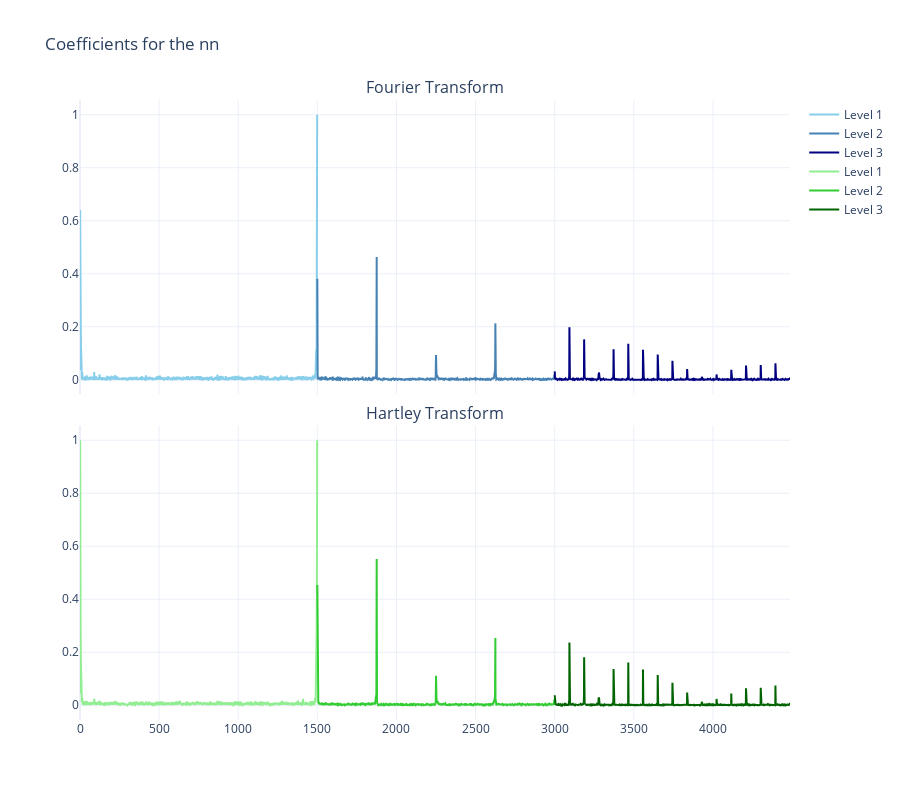

Notebook code for this chart:
### Markdown cell above
#### Plotting the final coefficients

### Code cell
plot_coefs(norm_groupeddata, norm_groupeddatadft)

### Figure 1 — Plotly figure (JSON) as saved in the notebook; plotly's stock layout.template omitted (floating-point values rounded to 4 significant figures; data arrays with more than 128 entries replaced by an {"elided": "..."} marker saying what was removed)
{"data": [{"line": {"color": "skyblue", "width": 2}, "mode": "lines", "name": "Level 1", "type": "scatter", "x": {"elided": "1500 int values"}, "xaxis": "x", "y": {"elided": "1500 float values"}, "yaxis": "y"}, {"line": {"color": "steelblue", "width": 2}, "mode": "lines", "name": "Level 2", "type": "scatter", "x": {"elided": "1500 int values"}, "xaxis": "x", "y": {"elided": "1500 float values"}, "yaxis": "y"}, {"line": {"color": "navy", "width": 2}, "mode": "lines", "name": "Level 3", "type": "scatter", "x": {"elided": "1488 int values"}, "xaxis": "x", "y": {"elided": "1488 float values"}, "yaxis": "y"}, {"line": {"color": "lightgreen", "width": 2}, "mode": "lines", "name": "Level 1", "type": "scatter", "x": {"elided": "1500 int values"}, "xaxis": "x2", "y": {"elided": "1500 float values"}, "yaxis": "y2"}, {"line": {"color": "limegreen", "width": 2}, "mode": "lines", "name": "Level 2", "type": "scatter", "x": {"elided": "1500 int values"}, "xaxis": "x2", "y": {"elided": "1500 float values"}, "yaxis": "y2"}, {"line": {"color": "darkgreen", "width": 2}, "mode": "lines", "name": "Level 3", "type": "scatter", "x": {"elided": "1488 int values"}, "xaxis": "x2", "y": {"elided": "1488 float values"}, "yaxis": "y2"}], "layout": {"annotations": [{"font": {"size": 16}, "showarrow": false, "text": "Fourier Transform", "x": 0.5, "xanchor": "center", "xref": "paper", "y": 1, "yanchor": "bottom", "yref": "paper"}, {"font": {"size": 16}, "showarrow": false, "text": "Hartley Transform", "x": 0.5, "xanchor": "center", "xref": "paper", "y": 0.475, "yanchor": "bottom", "yref": "paper"}], "height": 800, "title": {"text": "Coefficients for the nn"}, "xaxis": {"anchor": "y", "domain": [0, 1], "matches": "x2", "showticklabels": false}, "xaxis2": {"anchor": "y2", "domain": [0, 1]}, "yaxis": {"anchor": "x", "domain": [0.525, 1]}, "yaxis2": {"anchor": "x2", "domain": [0, 0.475]}}}
